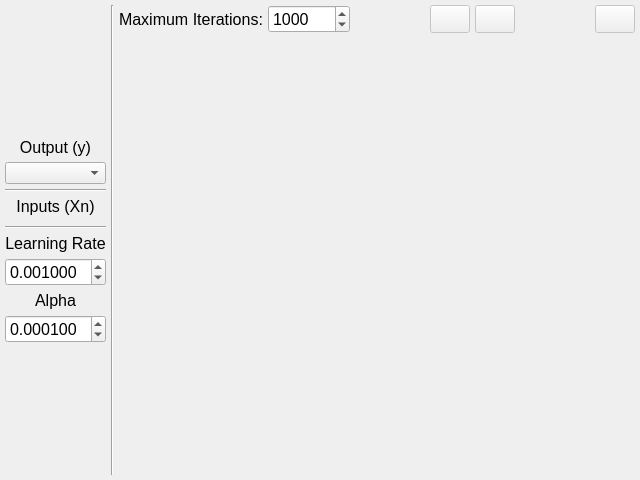
<?xml version="1.0" encoding="UTF-8"?>
<ui version="4.0">
 <class>TrainingWindow</class>
 <widget class="QMainWindow" name="TrainingWindow">
  <property name="geometry">
   <rect>
    <x>0</x>
    <y>0</y>
    <width>640</width>
    <height>480</height>
   </rect>
  </property>
  <property name="windowTitle">
   <string>MainWindow</string>
  </property>
  <widget class="QWidget" name="centralwidget">
   <layout class="QHBoxLayout" name="horizontalLayout_2">
    <property name="spacing">
     <number>5</number>
    </property>
    <property name="leftMargin">
     <number>5</number>
    </property>
    <property name="topMargin">
     <number>5</number>
    </property>
    <property name="rightMargin">
     <number>5</number>
    </property>
    <property name="bottomMargin">
     <number>5</number>
    </property>
    <item>
     <layout class="QVBoxLayout" name="verticalLayout">
      <property name="spacing">
       <number>5</number>
      </property>
      <item>
       <spacer name="verticalSpacer_2">
        <property name="orientation">
         <enum>Qt::Vertical</enum>
        </property>
        <property name="sizeHint" stdset="0">
         <size>
          <width>20</width>
          <height>40</height>
         </size>
        </property>
       </spacer>
      </item>
      <item>
       <widget class="QLabel" name="label">
        <property name="font">
         <font>
          <pointsize>12</pointsize>
         </font>
        </property>
        <property name="text">
         <string>Output (y)</string>
        </property>
        <property name="alignment">
         <set>Qt::AlignCenter</set>
        </property>
       </widget>
      </item>
      <item>
       <widget class="QComboBox" name="comboOutput"/>
      </item>
      <item>
       <widget class="Line" name="line">
        <property name="orientation">
         <enum>Qt::Horizontal</enum>
        </property>
       </widget>
      </item>
      <item>
       <widget class="QLabel" name="label_2">
        <property name="font">
         <font>
          <pointsize>12</pointsize>
         </font>
        </property>
        <property name="text">
         <string>Inputs (Xn)</string>
        </property>
        <property name="alignment">
         <set>Qt::AlignCenter</set>
        </property>
       </widget>
      </item>
      <item>
       <widget class="QWidget" name="widgetInputs" native="true"/>
      </item>
      <item>
       <widget class="Line" name="line_3">
        <property name="orientation">
         <enum>Qt::Horizontal</enum>
        </property>
       </widget>
      </item>
      <item>
       <widget class="QLabel" name="label_4">
        <property name="font">
         <font>
          <pointsize>12</pointsize>
         </font>
        </property>
        <property name="text">
         <string>Learning Rate</string>
        </property>
        <property name="alignment">
         <set>Qt::AlignCenter</set>
        </property>
       </widget>
      </item>
      <item>
       <widget class="QDoubleSpinBox" name="spinLR">
        <property name="font">
         <font>
          <pointsize>12</pointsize>
         </font>
        </property>
        <property name="wrapping">
         <bool>true</bool>
        </property>
        <property name="decimals">
         <number>6</number>
        </property>
        <property name="maximum">
         <double>1.000000000000000</double>
        </property>
        <property name="singleStep">
         <double>0.000001000000000</double>
        </property>
        <property name="value">
         <double>0.001000000000000</double>
        </property>
       </widget>
      </item>
      <item>
       <widget class="QLabel" name="label_5">
        <property name="font">
         <font>
          <pointsize>12</pointsize>
         </font>
        </property>
        <property name="text">
         <string>Alpha</string>
        </property>
        <property name="alignment">
         <set>Qt::AlignCenter</set>
        </property>
       </widget>
      </item>
      <item>
       <widget class="QDoubleSpinBox" name="spinAlpha">
        <property name="font">
         <font>
          <pointsize>12</pointsize>
         </font>
        </property>
        <property name="decimals">
         <number>6</number>
        </property>
        <property name="maximum">
         <double>1.000000000000000</double>
        </property>
        <property name="singleStep">
         <double>0.000001000000000</double>
        </property>
        <property name="value">
         <double>0.000100000000000</double>
        </property>
       </widget>
      </item>
      <item>
       <spacer name="verticalSpacer">
        <property name="orientation">
         <enum>Qt::Vertical</enum>
        </property>
        <property name="sizeHint" stdset="0">
         <size>
          <width>20</width>
          <height>40</height>
         </size>
        </property>
       </spacer>
      </item>
     </layout>
    </item>
    <item>
     <widget class="Line" name="line_2">
      <property name="orientation">
       <enum>Qt::Vertical</enum>
      </property>
     </widget>
    </item>
    <item>
     <layout class="QVBoxLayout" name="verticalLayout_2">
      <property name="spacing">
       <number>5</number>
      </property>
      <property name="bottomMargin">
       <number>0</number>
      </property>
      <item>
       <layout class="QHBoxLayout" name="horizontalLayout">
        <property name="spacing">
         <number>5</number>
        </property>
        <item>
         <widget class="QLabel" name="label_3">
          <property name="font">
           <font>
            <pointsize>12</pointsize>
           </font>
          </property>
          <property name="text">
           <string>Maximum Iterations:</string>
          </property>
         </widget>
        </item>
        <item>
         <widget class="QSpinBox" name="spinIterations">
          <property name="font">
           <font>
            <pointsize>12</pointsize>
           </font>
          </property>
          <property name="wrapping">
           <bool>true</bool>
          </property>
          <property name="maximum">
           <number>100000</number>
          </property>
          <property name="value">
           <number>1000</number>
          </property>
         </widget>
        </item>
        <item>
         <spacer name="horizontalSpacer">
          <property name="orientation">
           <enum>Qt::Horizontal</enum>
          </property>
          <property name="sizeHint" stdset="0">
           <size>
            <width>40</width>
            <height>20</height>
           </size>
          </property>
         </spacer>
        </item>
        <item>
         <widget class="QPushButton" name="pushStart">
          <property name="enabled">
           <bool>false</bool>
          </property>
          <property name="sizePolicy">
           <sizepolicy hsizetype="Minimum" vsizetype="Minimum">
            <horstretch>0</horstretch>
            <verstretch>0</verstretch>
           </sizepolicy>
          </property>
          <property name="toolTip">
           <string>Start Training</string>
          </property>
          <property name="statusTip">
           <string/>
          </property>
          <property name="text">
           <string/>
          </property>
          <property name="iconSize">
           <size>
            <width>32</width>
            <height>32</height>
           </size>
          </property>
         </widget>
        </item>
        <item>
         <widget class="QPushButton" name="pushStop">
          <property name="enabled">
           <bool>false</bool>
          </property>
          <property name="sizePolicy">
           <sizepolicy hsizetype="Minimum" vsizetype="Minimum">
            <horstretch>0</horstretch>
            <verstretch>0</verstretch>
           </sizepolicy>
          </property>
          <property name="toolTip">
           <string>Stop Training</string>
          </property>
          <property name="text">
           <string/>
          </property>
          <property name="iconSize">
           <size>
            <width>32</width>
            <height>32</height>
           </size>
          </property>
         </widget>
        </item>
        <item>
         <spacer name="horizontalSpacer_2">
          <property name="orientation">
           <enum>Qt::Horizontal</enum>
          </property>
          <property name="sizeHint" stdset="0">
           <size>
            <width>40</width>
            <height>20</height>
           </size>
          </property>
         </spacer>
        </item>
        <item>
         <widget class="QPushButton" name="pushSave">
          <property name="enabled">
           <bool>false</bool>
          </property>
          <property name="sizePolicy">
           <sizepolicy hsizetype="Minimum" vsizetype="Minimum">
            <horstretch>0</horstretch>
            <verstretch>0</verstretch>
           </sizepolicy>
          </property>
          <property name="toolTip">
           <string>Save Trained Neural Network</string>
          </property>
          <property name="text">
           <string/>
          </property>
          <property name="iconSize">
           <size>
            <width>32</width>
            <height>32</height>
           </size>
          </property>
         </widget>
        </item>
       </layout>
      </item>
      <item>
       <widget class="QWidget" name="GraphCanvas" native="true">
        <property name="sizePolicy">
         <sizepolicy hsizetype="Expanding" vsizetype="Expanding">
          <horstretch>0</horstretch>
          <verstretch>0</verstretch>
         </sizepolicy>
        </property>
       </widget>
      </item>
     </layout>
    </item>
   </layout>
  </widget>
 </widget>
 <resources/>
 <connections/>
</ui>
